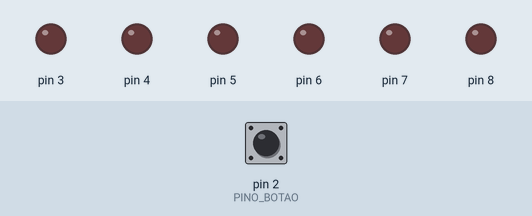
A sketch run on a simulated Arduino Uno, built with avr-gcc and run on an emulated ATmega328P. On the bench: output pins drawn as LEDs (lit = HIGH). The test bench sets the inputs (shaded band); at power-on: pin 2 (PINO_BOTAO) HIGH. Random numbers use the default seed unless the sketch sets one.

Above: at 1.2 s.
1.3 s: pin 2 (PINO_BOTAO) pulled LOW for 1 s
At 3.4 s:
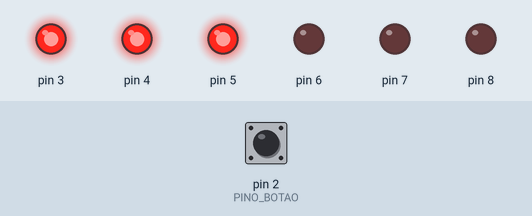
3.8 s: pin 2 (PINO_BOTAO) pulled LOW for 0.15 s
At 4.8 s:
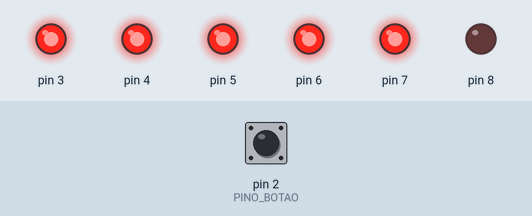
5.4 s: pin 2 (PINO_BOTAO) pulled LOW for 0.15 s
At 6.1 s:
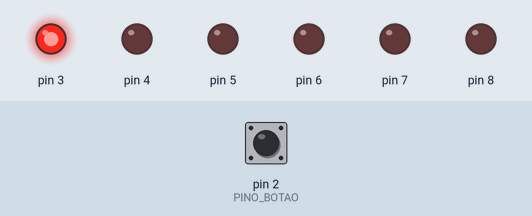
7.0 s: pin 2 (PINO_BOTAO) pulled LOW for 3.2 s
At 10.6 s:
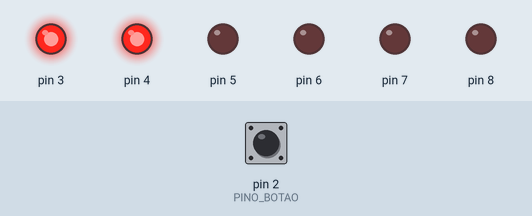
Timing chart, 0 to 12.1 s (numbered marks = the images above; inputs shaded):
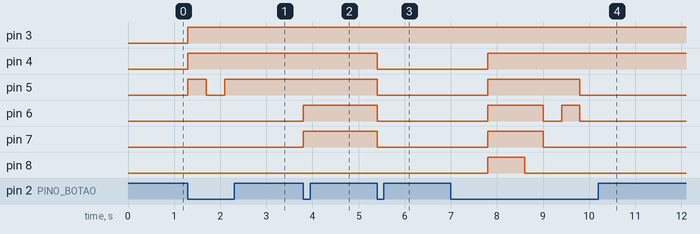

Measured:
- after the input at 1.3 s, pin 3, pin 4: LOW → HIGH at once; pin 5: LOW → HIGH at once, → LOW 0.40 s later, → HIGH 0.40 s later
- after the input at 3.8 s, pin 6, pin 7: LOW → HIGH at once
- after the input at 5.4 s, pin 4–7: HIGH → LOW at once
- after the input at 7.0 s, pin 4: LOW → HIGH after 0.80 s; pin 5: LOW → HIGH after 0.80 s, → LOW 2.0 s later; pin 6: LOW → HIGH after 0.80 s, → LOW 1.2 s later, → HIGH 0.40 s later, → LOW 0.40 s later; pin 7: LOW → HIGH after 0.80 s, → LOW 1.2 s later; pin 8: LOW → HIGH after 0.80 s, → LOW 0.80 s later

The sketch:

aula17_nivel2.ino
```cpp
// Aula 17 – Nível 2: Dado com 6 LEDs
// Acende de 1 a 6 LEDs conforme o número sorteado
#include <Arduino.h>                           // funções do Arduino (pinMode, digitalWrite, delay...)
#define PINO_BOTAO 2                           // botão no pino 2

void setup() {                                 // roda uma vez, quando a placa liga
  pinMode(PINO_BOTAO, INPUT_PULLUP);           // PINO_BOTAO como entrada com pull-up interno
  for (int pino = 3; pino <= 8; pino++) pinMode(pino, OUTPUT);   // pinos 3 a 8 como saída
  randomSeed(analogRead(A5));                  // pino solto gera ruído: sorteios diferentes a cada vez
}

void loop() {                                  // repete para sempre
  if (digitalRead(PINO_BOTAO) == LOW) {        // botão apertado?
    int dado = random(1, 7);                   // sorteia de 1 a 6
    for (int i = 0; i < 6; i++) {              // percorre os 6 LEDs
      digitalWrite(3 + i, i < dado);           // acende os primeiros 'dado' LEDs
    }
    delay(400);                                // espera 400 ms
  }
}
```
